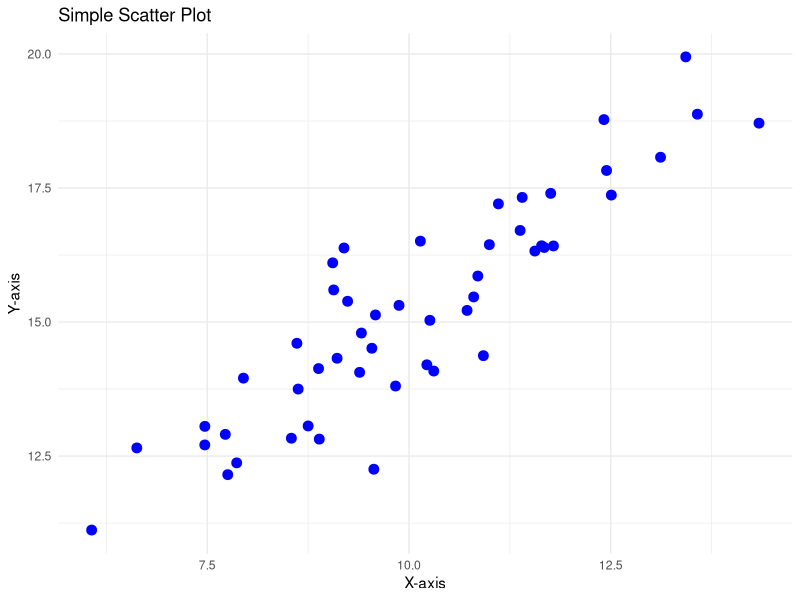

R code for this plot:
# Load the ggplot2 library for data visualization
library(ggplot2)

# Create random data for the scatter plot
set.seed(123)  # Setting a seed for reproducibility
x <- rnorm(50, mean = 10, sd = 2)  # Generating 50 random points from a normal distribution
y <- x + rnorm(50, mean = 5, sd = 1)  # Adding some noise to create a relationship between x and y

# Create a data frame from the x and y data
data_df <- data.frame(x, y)

# Create the scatter plot
scatter_plot <- ggplot(data_df, aes(x = x, y = y)) +
  geom_point(color = "blue", size = 3) +
  labs(title = "Simple Scatter Plot",
       x = "X-axis",
       y = "Y-axis") +
  theme_minimal()

# Display the plot
print(scatter_plot)